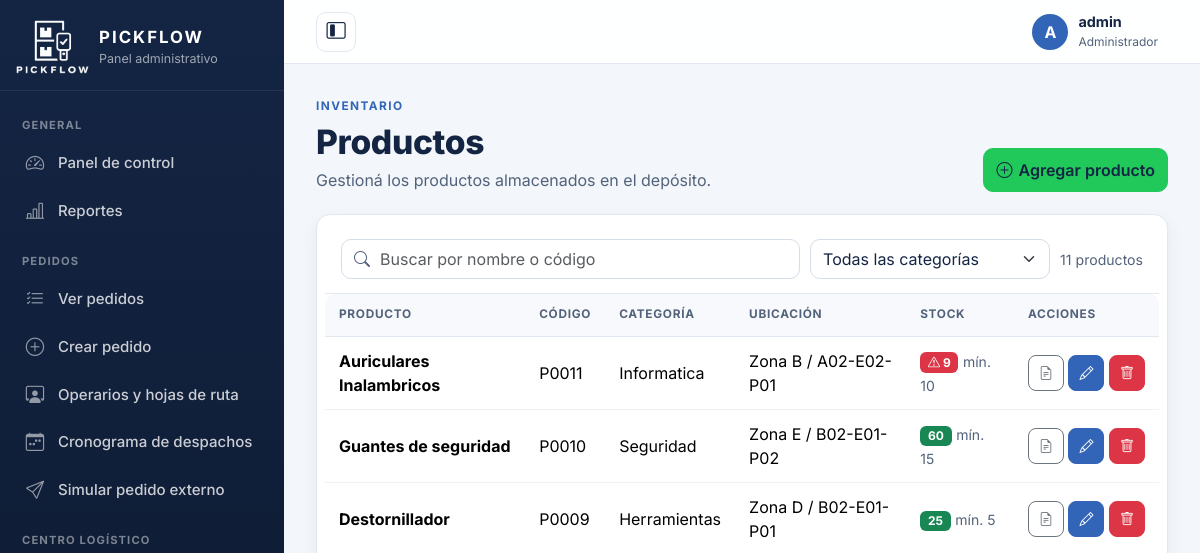
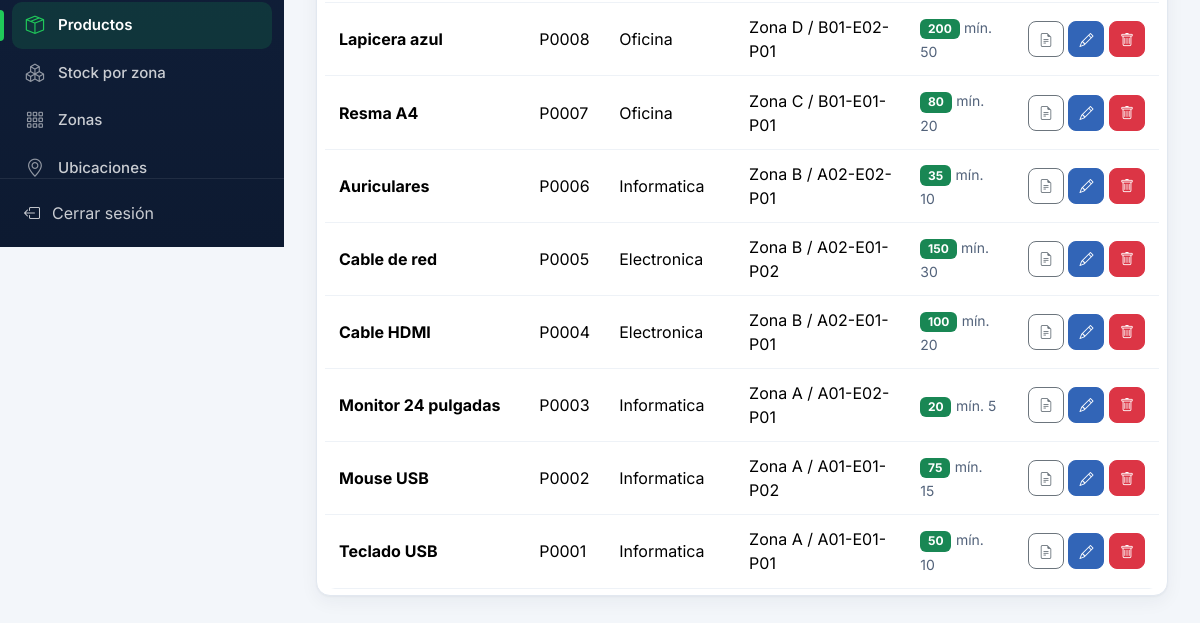
The page /index.php?c=producto (signed in) on the database as committed earlier (2 pictures, top to bottom).
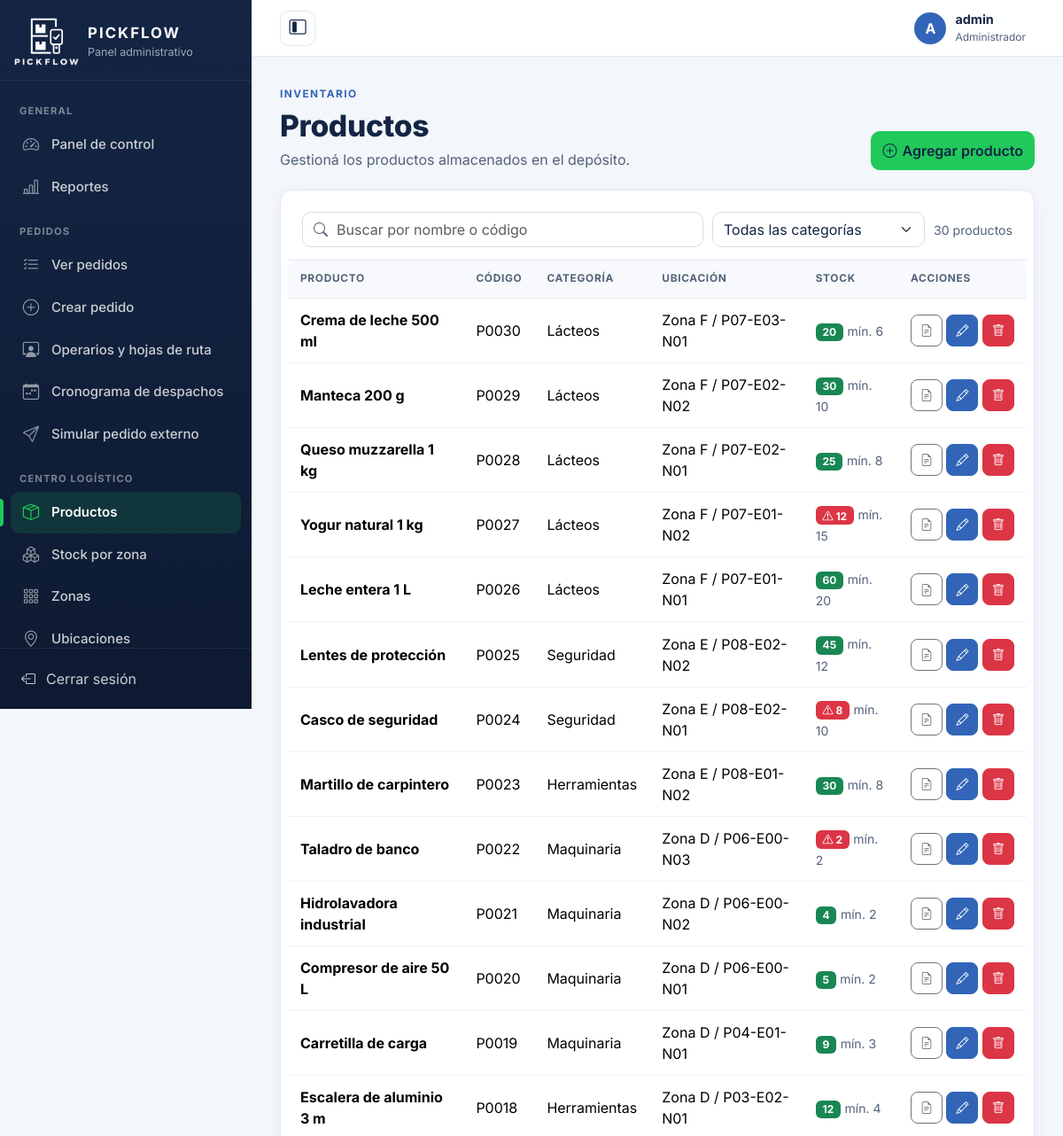
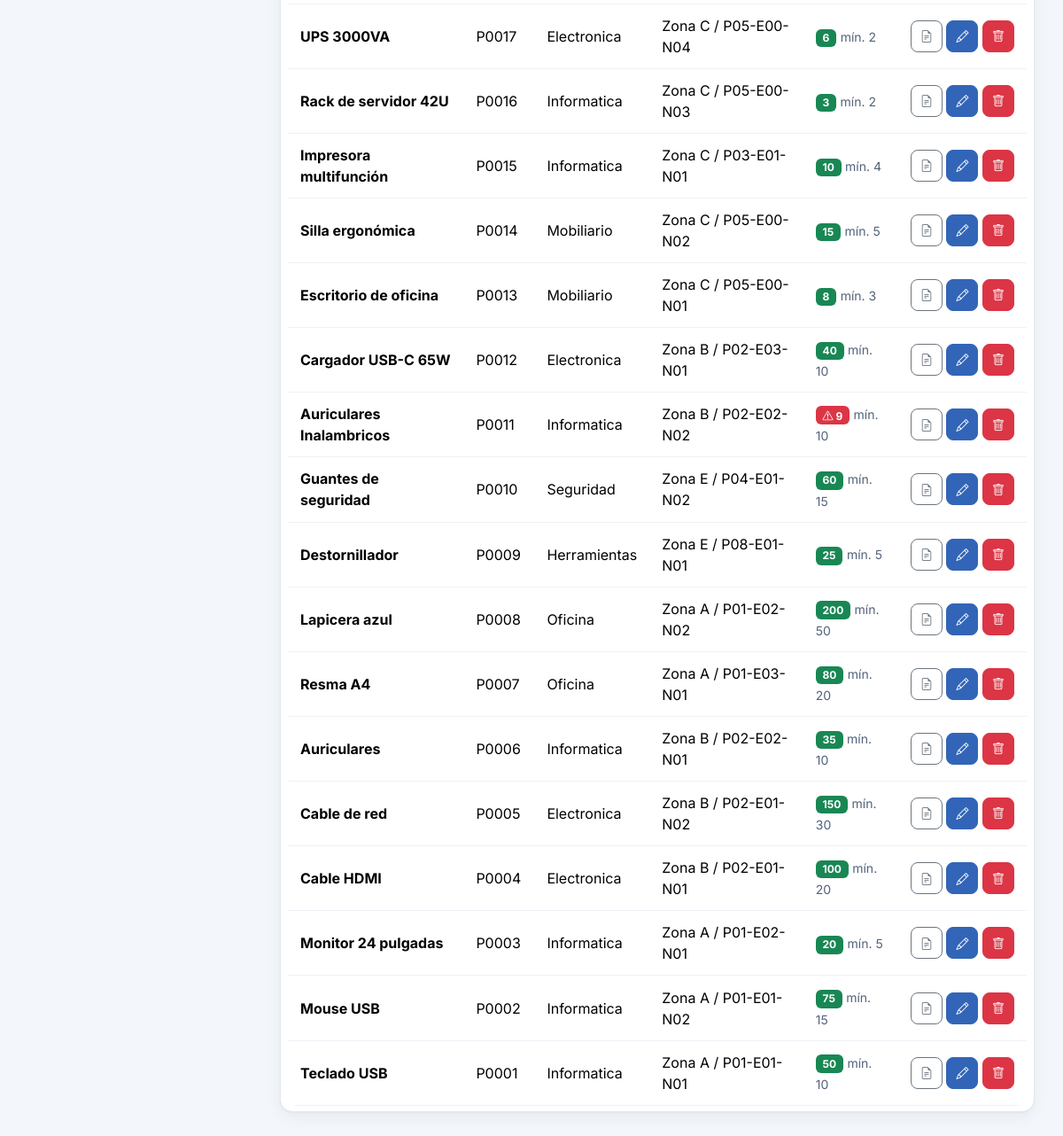
The same page on the database as committed later (2 pictures, top to bottom).
### tables this page shows
CREATE TABLE Producto (
    id_producto INT AUTO_INCREMENT PRIMARY KEY,
    Nombre VARCHAR(100) NOT NULL,
    descripcion VARCHAR(255),
    stock_actual INT NOT NULL DEFAULT 0,
    stock_minimo INT NOT NULL DEFAULT 0,
    estado_producto VARCHAR(30) NOT NULL,
    id_categoria INT NOT NULL,
    id_ubicacion INT NOT NULL,
    FOREIGN KEY (id_categoria) REFERENCES Categoria(id_categoria),
    FOREIGN KEY (id_ubicacion) REFERENCES Ubicacion(id_ubicacion)
);

CREATE TABLE Categoria (
    id_categoria INT AUTO_INCREMENT PRIMARY KEY,
    nombre VARCHAR(100) NOT NULL UNIQUE,
    descripcion VARCHAR(255)
);

### controller/Controlador.php (called while the page is built, shortened)
<?php
abstract class Controlador
{
    protected function vista($vista, array $datos = [])
    {
        $datos['csrf'] = $this->tokenCsrf();
        $datos['sesion'] = ['usuario' => (string)($_SESSION['usuario'] ?? ''), 'rol' => $this->rol(), 'foto' => $this->fotoUsuario()];
        extract($datos);
        require RAIZ . '/view/' . $vista . '.php';
    }
    protected function rol()
    {
        return $_SESSION['rol'] ?? '';
    }
    protected function fotoUsuario()
    {
        if ($this->rol() !== 'operario') {
            return null;
        }
        return fotoPerfil($_SESSION['foto']);
    }
    protected function tokenCsrf()
    {
        return $_SESSION['csrf'];
    }
}

### controller/ProductoController.php (called while the page is built, shortened)
<?php
class ProductoController extends Controlador
{
    public function index()
    {
        $this->vista('admin/productos', [
            'productos' => (new Producto())->listar(),
            'mensaje' => (string)($_GET['mensaje'] ?? ''),
            'error' => (string)($_GET['error'] ?? ''),
        ]);
    }
}

### index.php (called while the page is built, shortened)
<?php
require RAIZ . '/model/Conexion.php';
require RAIZ . '/model/Modelo.php';
require RAIZ . '/view/ayudas.php';
require RAIZ . '/controller/Controlador.php';
$accion = $_GET['a'] ?? 'index';
$controlador = new $rutas[$nombre]();
$controlador->$accion();

### view/ayudas.php (called while the page is built, shortened)
<?php
function e($texto)
{
    return htmlspecialchars((string)$texto, ENT_QUOTES, 'UTF-8');
}
function url($controlador = 'inicio', $accion = 'index', array $parametros = [])
{
    $ruta = ['c' => $controlador];
    if ($accion !== 'index') {
        $ruta['a'] = $accion;
    }
    return 'index.php?' . http_build_query($ruta + $parametros, '', '&', PHP_QUERY_RFC3986);
}
function recurso($ruta)
{
    $archivo = __DIR__ . '/../' . $ruta;
    return strpos($ruta, '://') === false && is_file($archivo) ? $ruta . '?v=' . filemtime($archivo) : $ruta;
}

### model/Modelo.php (called while the page is built, shortened)
<?php
abstract class Modelo
{
    protected $db;
    public function __construct()
    {
        $this->db = Conexion::obtener();
    }
    protected function preparar($sql, $tipos = '', array $parametros = [])
    {
        $stmt = $this->db->prepare($sql);
        $stmt->execute();
        return $stmt;
    }
    protected function filas($sql, $tipos = '', array $parametros = [])
    {
        $stmt = $this->preparar($sql, $tipos, $parametros);
        $resultado = $stmt->get_result();
        $filas = $resultado ? $resultado->fetch_all(MYSQLI_ASSOC) : [];
        return $filas;
    }
}

### model/Conexion.php (called while the page is built, shortened)
<?php
class Conexion
{
    private static $conexion = null;
    public static function obtener()
    {
        if (self::$conexion === null) {
            try {
                $conexion = new mysqli(self::SERVIDOR, self::USUARIO, self::PASSWORD, self::BASE_DATOS, self::PUERTO);
            } catch (mysqli_sql_exception $ex) {
                error_log('PICKFLOW: error de conexión MySQL: ' . $ex->getMessage());
                http_response_code(503);
                exit('No se pudo conectar con la base de datos. Verificá que MySQL esté iniciado.');
            }
            $conexion->set_charset('utf8mb4');
            $conexion->query("SET time_zone = '-03:00'");
            self::$conexion = $conexion;
        }
        return self::$conexion;
    }
}

### model/Producto.php (called while the page is built, shortened)
<?php
class Producto extends Modelo
{
    public function listar()
    {
        return $this->filas("SELECT p.id_producto AS id, p.Nombre AS nombre, CONCAT('P', LPAD(p.id_producto, 4, '0')) AS codigo,
                                    c.nombre AS categoria,
                                    CONCAT(z.nombre, ' / ', u.pasillo, '-', u.estante, '-', u.posicion) AS ubicacion,
                                    p.stock_actual AS stock, p.stock_minimo AS minimo,
                                    (SELECT COUNT(*) FROM Documento_Producto d WHERE d.id_producto = p.id_producto) AS documentos
                             FROM Producto p
                             JOIN Categoria c ON c.id_categoria = p.id_categoria
                             JOIN Ubicacion u ON u.id_ubicacion = p.id_ubicacion
                             JOIN Zona z ON z.id_zona = u.id_zona
                             ORDER BY p.id_producto DESC");
    }
}

### view/admin/productos.php (the view, shortened to what the changed rows need)
<?php
$seccion = 'productos';
require RAIZ . '/view/layout/cabecera.php';
?>
<section class="encabezado encabezado-con-acciones">
    <div>
        <h1>Productos</h1>
    </div>
</section>
<div class="tarjeta-tabla">
    <form class="buscador-tabla" role="search" onsubmit="return false;">
        <div class="buscador-texto">
            <input type="search" id="buscarProducto" class="form-control" placeholder="Buscar por nombre o código" aria-label="Buscar producto por nombre o código">
        </div>
        <select id="filtroCategoria" class="form-select" aria-label="Filtrar por categoría">
            <option value="">Todas las categorías</option>
        </select>
        <span id="cantidadProductos" class="buscador-cantidad" aria-live="polite"><?= count($productos) ?> productos</span>
    </form>
    <div class="table-responsive">
        <table class="table align-middle" id="tablaProductos">
            <thead><tr><th>Producto</th><th>Código</th><th>Categoría</th><th>Ubicación</th><th>Stock</th><th>Acciones</th></tr></thead>
            <tbody>
            <?php foreach ($productos as $p) { ?>
                <tr data-nombre="<?= e(mb_strtolower($p['nombre'] . ' ' . $p['codigo'])) ?>" data-categoria="<?= e($p['categoria']) ?>">
                    <td><strong><?= e($p['nombre']) ?></strong></td>
                    <td><?= e($p['codigo']) ?></td>
                    <td><?= e($p['categoria']) ?></td>
                    <td><?= e($p['ubicacion']) ?></td>
                    <td>
                        <?php if ((int)$p['stock'] <= (int)$p['minimo']) { ?>
                            <span class="badge bg-danger" title="En el stock mínimo (<?= (int)$p['minimo'] ?>): necesita reposición"><i class="bi bi-exclamation-triangle" aria-hidden="true"></i> <?= (int)$p['stock'] ?></span>
                        <?php } else { ?>
                            <span class="badge bg-success"><?= (int)$p['stock'] ?></span>
                        <?php } ?>
                        <small class="text-secondary">mín. <?= (int)$p['minimo'] ?></small>
                    </td>
                    <td class="text-nowrap">
                        <a href="<?= e(url('producto', 'documentos', ['id' => $p['id']])) ?>" class="btn btn-sm btn-outline-secondary" title="Documentación técnica" aria-label="Documentación técnica"><i class="bi bi-file-earmark-text"></i><?= (int)$p['documentos'] > 0 ? ' ' . (int)$p['documentos'] : '' ?></a>
                        <a href="<?= e(url('producto', 'editar', ['id' => $p['id']])) ?>" class="btn btn-sm btn-primary" title="Editar" aria-label="Editar <?= e($p['nombre']) ?>"><i class="bi bi-pencil"></i></a>
                        <form method="POST" action="<?= e(url('producto', 'eliminar')) ?>" class="d-inline" onsubmit="return confirm('¿Seguro que querés eliminar este producto?');">
                            <button type="submit" class="btn btn-sm btn-danger" title="Eliminar" aria-label="Eliminar <?= e($p['nombre']) ?>"><i class="bi bi-trash"></i></button>
                        </form>
                    </td>
                </tr>
            <?php } ?>
            </tbody>
        </table>
    </div>
</div>
<?php require RAIZ . '/view/layout/pie.php'; ?>

### view/layout/cabecera.php (shortened to what the changed rows need)
<?php
$esAdmin = $sesion['rol'] === 'admin';
$menuLateral = $esAdmin ? [
    'General' => [
        ['admin', 'admin', 'index', [], 'bi-speedometer2', 'Panel de control'],
        ['reportes', 'reporte', 'index', [], 'bi-bar-chart-line', 'Reportes'],
    ],
    'Pedidos' => [
        ['pedidos', 'pedido', 'index', [], 'bi-list-check', 'Ver pedidos'],
        ['pedido-nuevo', 'pedido', 'nuevo', [], 'bi-plus-circle', 'Crear pedido'],
        ['seguimiento', 'seguimiento', 'index', [], 'bi-person-workspace', 'Operarios y hojas de ruta'],
        ['cronograma', 'cronograma', 'index', [], 'bi-calendar-week', 'Cronograma de despachos'],
        ['simulador', 'api', 'simulador', [], 'bi-send', 'Simular pedido externo'],
    ],
    'Centro logístico' => [
        ['productos', 'producto', 'index', [], 'bi-box-seam', 'Productos'],
        ['inventario', 'logistica', 'inventario', [], 'bi-boxes', 'Stock por zona'],
        ['zonas', 'logistica', 'index', ['tipo' => 'zonas'], 'bi-grid-3x3-gap', 'Zonas'],
        ['ubicaciones', 'logistica', 'index', ['tipo' => 'ubicaciones'], 'bi-geo-alt', 'Ubicaciones'],
    ],
    'Personal' => [
        ['operarios', 'operario', 'index', [], 'bi-people', 'Operarios'],
        ['desempeno', 'logro', 'desempeno', [], 'bi-trophy', 'Desempeño y logros'],
    ],
    'Control ambiental' => [
        ['sensores', 'sensor', 'index', [], 'bi-thermometer-snow', 'Monitor de sensores'],
        ['sensores-reporte', 'sensor', 'reporte', [], 'bi-file-earmark-bar-graph', 'Reporte de sensores'],
    ],
] : [
    'Mi trabajo' => [
        ['mis-pedidos', 'picking', 'index', [], 'bi-clipboard-check', 'Mis pedidos'],
        ['cronograma', 'cronograma', 'index', [], 'bi-calendar-week', 'Mi cronograma'],
        ['historial', 'historial', 'index', [], 'bi-clock-history', 'Mi historial'],
        ['logros', 'logro', 'index', [], 'bi-trophy', 'Mis logros'],
    ],
    'Cuenta' => [
        ['perfil', 'perfil', 'index', [], 'bi-person-circle', 'Mi perfil'],
    ],
];
$seccion = $seccion ?? '';
?>
<!DOCTYPE html>
<html lang="es">
<head>
<link href="https://cdn.jsdelivr.net/npm/bootstrap@5.3.3/dist/css/bootstrap.min.css" rel="stylesheet">
<link rel="stylesheet" href="https://cdn.jsdelivr.net/npm/bootstrap-icons@1.11.3/font/bootstrap-icons.min.css">
<link rel="stylesheet" href="<?= e(recurso('css/app.css')) ?>">
</head>
<body class="app">
<div class="app-layout">
    <aside class="app-sidebar offcanvas-xl offcanvas-start" id="menuLateral" tabindex="-1" aria-label="Menú principal">
        <nav class="sidebar-nav" aria-label="Opciones del sistema">
            <?php foreach ($menuLateral as $menuGrupo => $menuOpciones) { ?>
                <p class="sidebar-grupo"><?= e($menuGrupo) ?></p>
                <ul>
                    <?php foreach ($menuOpciones as [$mClave, $mControlador, $mAccion, $mParametros, $mIcono, $mTexto]) { $mActiva = $mClave === $seccion; ?>
                        <li>
                            <a href="<?= e(url($mControlador, $mAccion, $mParametros)) ?>" class="<?= $mActiva ? 'activa' : '' ?>" <?= $mActiva ? 'aria-current="page"' : '' ?>>
                                <i class="bi <?= $mIcono ?>" aria-hidden="true"></i><span><?= e($mTexto) ?></span>
                            </a>
                        </li>
                    <?php } ?>
                </ul>
            <?php } ?>
        </nav>
    </aside>
    <div class="app-principal">
        <main id="contenido" class="app-contenido">

Rows that differ between the two databases and show on the page:
added producto: Nombre "Crema de leche 500 ml", codigo "P0030", id_categoria.nombre "Lácteos", ubicacion "Zona F / P07-E03-N01", stock_actual "20", stock_minimo "6"
added producto: Nombre "Manteca 200 g", codigo "P0029", id_categoria.nombre "Lácteos", ubicacion "Zona F / P07-E02-N02", stock_actual "30", stock_minimo "10"
added producto: Nombre "Queso muzzarella 1 kg", codigo "P0028", id_categoria.nombre "Lácteos", ubicacion "Zona F / P07-E02-N01", stock_actual "25", stock_minimo "8"
added producto: Nombre "Yogur natural 1 kg", codigo "P0027", id_categoria.nombre "Lácteos", ubicacion "Zona F / P07-E01-N02", stock_actual "12", stock_minimo "15"
added producto: Nombre "Leche entera 1 L", codigo "P0026", id_categoria.nombre "Lácteos", ubicacion "Zona F / P07-E01-N01", stock_actual "60", stock_minimo "20"
added producto: Nombre "Lentes de protección", codigo "P0025", id_categoria.nombre "Seguridad", ubicacion "Zona E / P08-E02-N02", stock_actual "45", stock_minimo "12"
added producto: Nombre "Casco de seguridad", codigo "P0024", id_categoria.nombre "Seguridad", ubicacion "Zona E / P08-E02-N01", stock_actual "8", stock_minimo "10"
added producto: Nombre "Martillo de carpintero", codigo "P0023", id_categoria.nombre "Herramientas", ubicacion "Zona E / P08-E01-N02", stock_actual "30", stock_minimo "8"
added producto: Nombre "Taladro de banco", codigo "P0022", id_categoria.nombre "Maquinaria", ubicacion "Zona D / P06-E00-N03", stock_actual "2", stock_minimo "2"
added producto: Nombre "Hidrolavadora industrial", codigo "P0021", id_categoria.nombre "Maquinaria", ubicacion "Zona D / P06-E00-N02", stock_actual "4", stock_minimo "2"
added producto: Nombre "Compresor de aire 50 L", codigo "P0020", id_categoria.nombre "Maquinaria", ubicacion "Zona D / P06-E00-N01", stock_actual "5", stock_minimo "2"
added producto: Nombre "Carretilla de carga", codigo "P0019", id_categoria.nombre "Maquinaria", ubicacion "Zona D / P04-E01-N01", stock_actual "9", stock_minimo "3"
added producto: Nombre "Escalera de aluminio 3 m", codigo "P0018", id_categoria.nombre "Herramientas", ubicacion "Zona D / P03-E02-N01", stock_actual "12", stock_minimo "4"
added producto: Nombre "UPS 3000VA", codigo "P0017", id_categoria.nombre "Electronica", ubicacion "Zona C / P05-E00-N04", stock_actual "6", stock_minimo "2"
added producto: Nombre "Rack de servidor 42U", codigo "P0016", id_categoria.nombre "Informatica", ubicacion "Zona C / P05-E00-N03", stock_actual "3", stock_minimo "2"
added producto: Nombre "Impresora multifunción", codigo "P0015", id_categoria.nombre "Informatica", ubicacion "Zona C / P03-E01-N01", stock_actual "10", stock_minimo "4"
added producto: Nombre "Silla ergonómica", codigo "P0014", id_categoria.nombre "Mobiliario", ubicacion "Zona C / P05-E00-N02", stock_actual "15", stock_minimo "5"
added producto: Nombre "Escritorio de oficina", codigo "P0013", id_categoria.nombre "Mobiliario", ubicacion "Zona C / P05-E00-N01", stock_actual "8", stock_minimo "3"
added producto: Nombre "Cargador USB-C 65W", codigo "P0012", id_categoria.nombre "Electronica", ubicacion "Zona B / P02-E03-N01", stock_actual "40", stock_minimo "10"
changed producto "Auriculares Inalambricos": ubicacion "Zona B / A02-E02-P01" → "Zona B / P02-E02-N02"
computed for producto "Guantes de seguridad": ubicacion "Zona E / B02-E01-P02" → "Zona E / P04-E01-N02"
changed producto "Destornillador": ubicacion "Zona D / B02-E01-P01" → "Zona E / P08-E01-N01"
changed producto "Lapicera azul": ubicacion "Zona D / B01-E02-P01" → "Zona A / P01-E02-N02"
changed producto "Resma A4": ubicacion "Zona C / B01-E01-P01" → "Zona A / P01-E03-N01"
computed for producto "Auriculares": ubicacion "Zona B / A02-E02-P01" → "Zona B / P02-E02-N01"
computed for producto "Cable de red": ubicacion "Zona B / A02-E01-P02" → "Zona B / P02-E01-N02"
computed for producto "Cable HDMI": ubicacion "Zona B / A02-E01-P01" → "Zona B / P02-E01-N01"
computed for producto "Monitor 24 pulgadas": ubicacion "Zona A / A01-E02-P01" → "Zona A / P01-E02-N01"
computed for producto "Mouse USB": ubicacion "Zona A / A01-E01-P02" → "Zona A / P01-E01-N02"
computed for producto "Teclado USB": ubicacion "Zona A / A01-E01-P01" → "Zona A / P01-E01-N01"
Other text that changed with them:
count($productos): "11" → "30"
